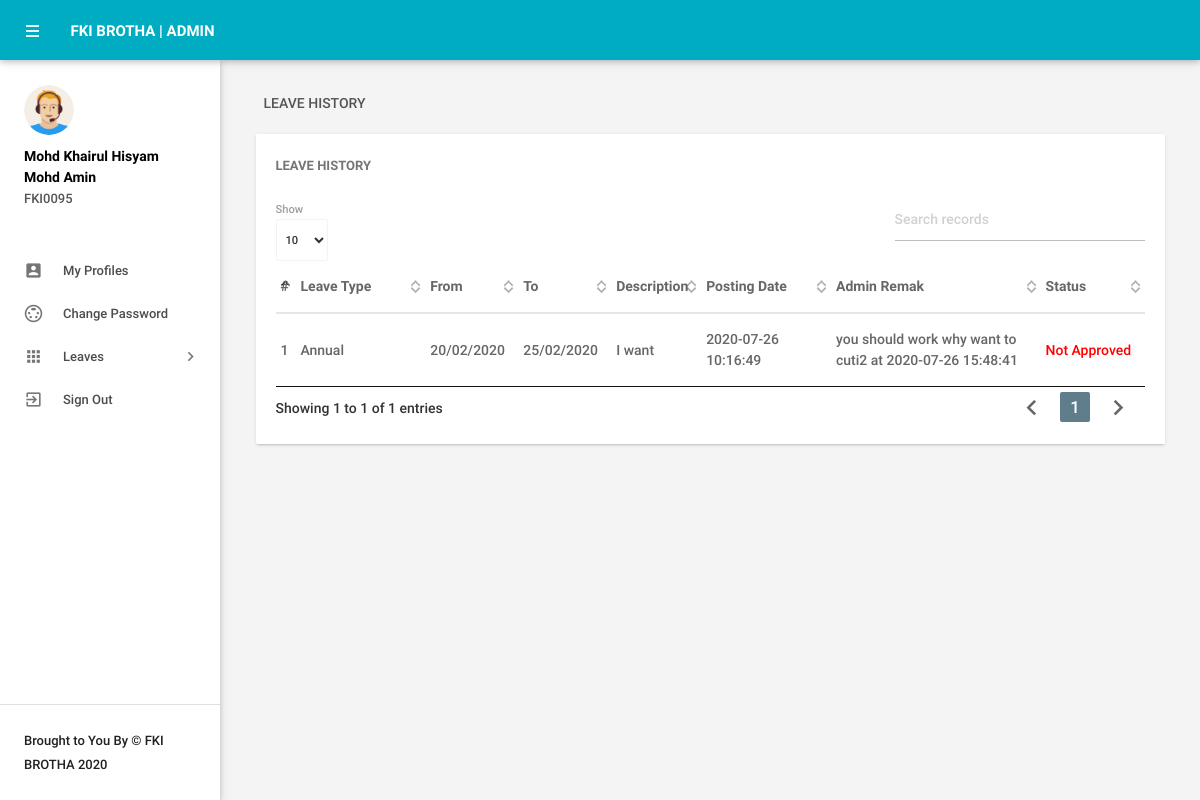
The page /leavehistory.php (signed in) on the database its author committed.
### tables this page shows
CREATE TABLE `employeeleave` (
  `id` int(11) NOT NULL,
  `Empid` varchar(100) NOT NULL,
  `F_name` varchar(150) NOT NULL,
  `L_name` varchar(150) NOT NULL,
  `Emailid` varchar(200) NOT NULL,
  `Password_emp` varchar(180) NOT NULL,
  `Gender` varchar(100) NOT NULL,
  `dateob` char(100) NOT NULL,
  `Department` varchar(255) NOT NULL,
  `Address` varchar(255) NOT NULL,
  `City` varchar(200) NOT NULL,
  `Country` varchar(150) NOT NULL,
  `Phonenumber` char(11) NOT NULL,
  `Status` int(1) NOT NULL,
  `RegDate` timestamp NOT NULL DEFAULT CURRENT_TIMESTAMP
);

CREATE TABLE `leaves` (
  `id` int(11) NOT NULL,
  `LeaveType` varchar(110) NOT NULL,
  `ToDate` varchar(120) NOT NULL,
  `FromDate` varchar(120) NOT NULL,
  `Description` mediumtext NOT NULL,
  `PostingDate` timestamp NOT NULL DEFAULT CURRENT_TIMESTAMP,
  `AdminRemark` mediumtext,
  `AdminRemarkDate` varchar(120) DEFAULT NULL,
  `Status` int(1) NOT NULL,
  `IsRead` int(1) NOT NULL,
  `empid` int(11) DEFAULT NULL
);

### leavehistory.php (the view, shortened to what this page needs)
<?php
include('includes/config.php');
if(strlen($_SESSION['emplogin'])==0)
    {
        header('location:index.php');
    }
    else
    {
?>
<!DOCTYPE html>
<html lang="en">
<head>
        <link type="text/css" rel="stylesheet" href="assets/plugins/materialize/css/materialize.min.css"/>
        <link href="assets/plugins/material-preloader/css/materialPreloader.min.css" rel="stylesheet">
        <link href="assets/plugins/datatables/css/jquery.dataTables.min.css" rel="stylesheet">
        <link href="assets/css/alpha.min.css" rel="stylesheet" type="text/css"/>
        <link href="assets/css/custom.css" rel="stylesheet" type="text/css"/>
</head>
<body>
       <?php include('includes/header.php');?>
       <?php include('includes/sidebar.php');?>
            <main class="mn-inner">
                <div class="row">
                    <div class="col s12">
                        <div class="page-title">Leave History</div>
                    </div>
                    <div class="col s12 m12 l12">
                        <div class="card">
                            <div class="card-content">
                                <span class="card-title">Leave History</span>
                                <table id="example" class="display responsive-table ">
                                    <thead>
                                        <tr>
                                            <th>#</th>
                                            <th width="120">Leave Type</th>
                                            <th>From</th>
                                            <th>To</th>
                                             <th>Description</th>
                                             <th width="120">Posting Date</th>
                                            <th width="200">Admin Remak</th>
                                            <th>Status</th>
                                        </tr>
                                    </thead>
                                    <tbody>
<?php
$eid=$_SESSION['eid'];
$sql = "SELECT LeaveType, ToDate, FromDate, Description, PostingDate, AdminRemarkDate, AdminRemark, Status from leaves where empid=:eid";
$query = $dbh -> prepare($sql);
$query->bindParam(':eid',$eid,PDO::PARAM_STR);
$query->execute();
$results=$query->fetchAll(PDO::FETCH_OBJ);
$cnt=1;
if($query->rowCount() > 0)
{
foreach($results as $result)
{               ?>
                                        <tr>
                                            <td> <?php echo htmlentities($cnt);?></td>
                                            <td><?php echo htmlentities($result->LeaveType);?></td>
                                            <td><?php echo htmlentities($result->ToDate);?></td>
                                            <td><?php echo htmlentities($result->FromDate);?></td>
                                           <td><?php echo htmlentities($result->Description);?></td>
                                            <td><?php echo htmlentities($result->PostingDate);?></td>
                                            <td><?php if($result->AdminRemark=="")
                                            {
echo htmlentities('waiting for approval');
                                            } else
{
 echo htmlentities(($result->AdminRemark)." "."at"." ".$result->AdminRemarkDate);
}
                                            ?></td>
                                                                                 <td><?php $stats=$result->Status;
if($stats==1){
                                             ?>
                                                 <span style="color: green">Approved</span>
                                                 <?php } if($stats==2)  { ?>
                                                <span style="color: red">Not Approved</span>
                                                 <?php } if($stats==0)  { ?>
 <span style="color: blue">waiting for approval</span>
 <?php } ?>
                                             </td>
                                        </tr>
                                         <?php $cnt++;} }?>
                                    </tbody>
                                </table>
                            </div>
                        </div>
                    </div>
                </div>
            </main>
        </div>
        <div class="left-sidebar-hover"></div>
</body>
</html>
<?php } ?>

### includes/header.php (shortened to what this page needs)
<div class="mn-content fixed-sidebar">
    <header class="mn-header navbar-fixed">
        <nav class="cyan darken-1">
            <div class="nav-wrapper row">
                <section class="material-design-hamburger navigation-toggle">
                    <a href="#" data-activates="slide-out" class="button-collapse show-on-large material-design-hamburger__icon">
                        <span class="material-design-hamburger__layer"></span>
                    </a>
                </section>
                <div class="header-title col s3">
                    <span class="chapter-title">FKI BROTHA | Admin</span>
                </div>
            </div>
        </nav>
    </header>

### includes/sidebar.php (shortened to what this page needs)
<aside id="slide-out" class="side-nav white fixed">
                <div class="side-nav-wrapper">
                    <div class="sidebar-profile">
                        <div class="sidebar-profile-image">
                            <img src="assets/images/profile-image.png" class="circle" alt="">
                        </div>
                        <div class="sidebar-profile-info">
                    <?php
$eid=$_SESSION['eid'];
$sql = "SELECT F_name, L_name, EmpId from employeeleave where id=:eid";
$query = $dbh -> prepare($sql);
$query->bindParam(':eid',$eid,PDO::PARAM_STR);
$query->execute();
$results=$query->fetchAll(PDO::FETCH_OBJ);
if($query->rowCount() > 0)
{
foreach($results as $result)
{               ?>
                                <p><?php echo htmlentities($result->F_name." ".$result->L_name);?></p>
                                <span><?php echo htmlentities($result->EmpId)?></span>
                         <?php }} ?>
                        </div>
                    </div>
                <ul class="sidebar-menu collapsible collapsible-accordion" data-collapsible="accordion">
  <li class="no-padding"><a class="waves-effect waves-grey" href="myprofile.php"><i class="material-icons">account_box</i>My Profiles</a></li>
  <li class="no-padding"><a class="waves-effect waves-grey" href="emp-changepassword.php"><i class="material-icons">settings_input_svideo</i>Change Password</a></li>
                    <li class="no-padding">
                        <a class="collapsible-header waves-effect waves-grey"><i class="material-icons">apps</i>Leaves<i class="nav-drop-icon material-icons">keyboard_arrow_right</i></a>
                    </li>
                  <li class="no-padding">
                                <a class="waves-effect waves-grey" href="logout.php"><i class="material-icons">exit_to_app</i>Sign Out</a>
                            </li>
                </ul>
                <div class="footer">
                    <p class="copyright">Brought to You By &copy FKI BROTHA <?php echo date('Y'); ?></p>
                </div>
                </div>
            </aside>

### rows shown on the page
employeeleave: F_name+L_name "Mohd Khairul Hisyam Mohd Amin", Empid "FKI0095"
leaves: LeaveType "Annual", ToDate "20/02/2020", FromDate "25/02/2020", Description "I want", PostingDate "2020-07-26 10:16:49", AdminRemark+AdminRemarkDate "you should work why want to cuti2 at 2020-07-26 15:48:41", Status "Not Approved"
